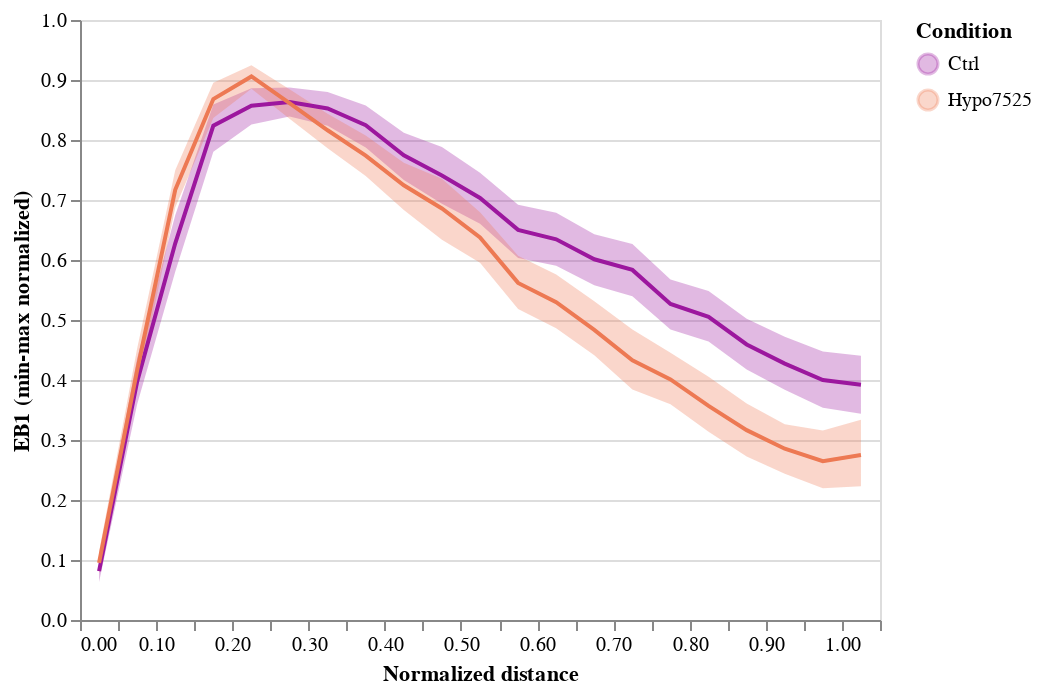

Notebook code for this chart:
### Code cell
LINES_EB1_norm = lines(
    y = "EB1_normalized", 
    y_title = "EB1 (min-max normalized)"
)

LINES_EB1_norm

### Figure 1 — Vega-Lite specification as saved in the notebook (floating-point values rounded to 4 significant figures; data arrays with more than 128 entries replaced by an {"elided": "..."} marker saying what was removed)
{"config": {"view": {"continuousWidth": 400, "continuousHeight": 300}}, "layer": [{"mark": {"type": "errorband", "extent": "ci", "opacity": 0.3}, "encoding": {"color": {"type": "ordinal", "field": "Condition", "scale": {"scheme": "plasma"}}, "x": {"type": "quantitative", "bin": {"maxbins": 50}, "field": "Distance_normalized", "title": "Normalized distance"}, "y": {"type": "quantitative", "field": "EB1_normalized", "title": "EB1 (min-max normalized)"}}}, {"mark": "line", "encoding": {"color": {"type": "ordinal", "field": "Condition", "scale": {"scheme": "plasma"}}, "x": {"type": "quantitative", "bin": {"maxbins": 50}, "field": "Distance_normalized"}, "y": {"type": "quantitative", "aggregate": "mean", "field": "EB1_normalized"}}}], "data": {"name": "data-5a3779ea551ff4ea785e0cf021caac98"}, "$schema": "https://vega.github.io/schema/vega-lite/v4.8.1.json", "datasets": {"data-5a3779ea551ff4ea785e0cf021caac98": {"elided": "3771 records"}}}
